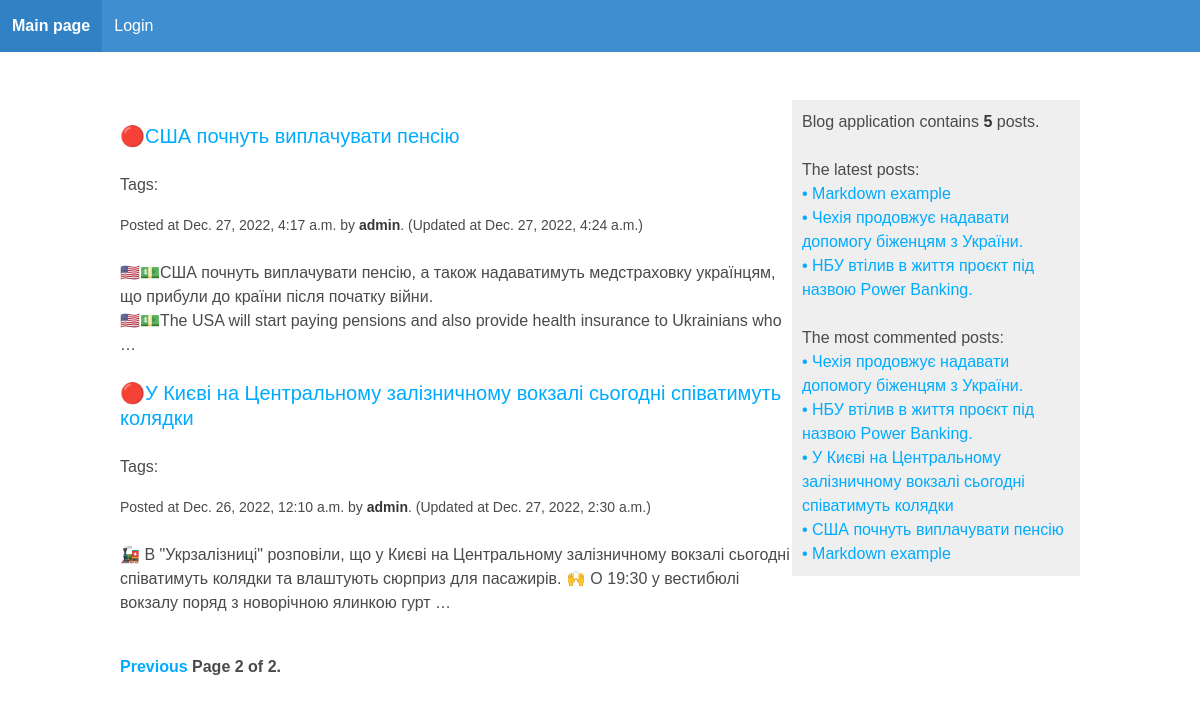
Screenshot of /blog/?page=2 with the database file from the repository.
### blog/models.py (models this page shows, shortened)
class Post(models.Model):
    STATUS_CHOICES = (
        ('draft', 'Draft'),
        ('published', 'Published')
    )
    title = models.CharField(max_length=200)  # Назва
    slug = models.SlugField(
        max_length=200,
        unique_for_date='publish',
    )  # Відображається в адресному рядку
    author = models.ForeignKey(
        User,
        on_delete=models.CASCADE,  # Видалення всіх постів користувача, якщо видалили користувача
        related_name='blog_posts'
    )
    body = models.TextField()
    publish = models.DateTimeField(default=timezone.now)  # Щоб знати дату публікації
    created = models.DateTimeField(auto_now_add=True)  # Щоб знати коли було створено користувача
    updated = models.DateTimeField(auto_now=True)  # Щоб знати дату оновлення
    status = models.CharField(
        max_length=10,
        choices=STATUS_CHOICES,
        default='draft'
    )
    tags = TaggableManager()
    objects = models.Manager
    published = PublishedManager()
    draft = DraftManager()
    class Meta:
        ordering = ('-publish', )  # Щоб найновіші пости відображались першими
    def get_absolute_url(self):
        return reverse(
            'blog:post_details',
            args=[
                self.publish.year,
                self.publish.month,
                self.publish.day,
                self.slug
            ])

### blog/views.py (the view)
# urls.py: path('', views.post_list, name='post_list'),
def post_list(request, tag_slug=None):
    object_list = Post.published.all()
    tag = None
    if tag_slug:
        tag = get_object_or_404(Tag, slug=tag_slug)
        object_list = object_list.filter(tags__in=[tag])
    paginator = Paginator(object_list, 3)
    page = request.GET.get('page')
    try:
        posts = paginator.page(page)
    except PageNotAnInteger:
        posts = paginator.page(1)
    except EmptyPage:
        posts = paginator.page(paginator.num_pages)
    context = {
        'page': page,
        'posts': posts,
        'tag': tag
    }
    return render(
        request,
        'blog/post/post_list.html',
        context
    )

### blog/models.py (called while the page is built)
    def get_queryset(self):
        return super().get_queryset().filter(status='published')

### blog/templatetags/blog_tags.py (called while the page is built)
@register.simple_tag
def total_posts():
    return Post.published.count()

@register.inclusion_tag('blog/post/latest_posts.html')
def show_latest_posts(count=5):
    latest_posts = Post.published.order_by('-publish')[:count]
    return {'latest_posts': latest_posts}

@register.simple_tag
def get_most_commented_posts(count=5):
    return Post.published.annotate(
        total_comments=Count('comments')
    ).order_by('-total_comments')[:count]

@register.filter(name='markdown')
def markdown_format(text):
    return mark_safe(markdown.markdown(text))

### blog/templates/blog/post/post_list.html (shortened to what this page needs)
{% extends 'blog/_base.html' %}
{% load blog_tags %}
{% block content %}
<br>
{% for post in posts %}
<div class="post block">
    <h4 class="subtitle">
        <a href="{{ post.get_absolute_url }}">
            🔴{{ post.title }}
        </a>
    </h4>
    <p class="tags">
        Tags:
    </p>
    <small>
        Posted at {{ post.publish }} by <strong>{{ post.author }}</strong>. (Updated at {{ post.updated }})
    </small>
    <br>
    <br>
    {{ post.body|markdown|truncatewords_html:30 }}
</div>
{% endfor %}
{% include "pagination.html" with page=posts %}
{% endblock content %}

### blog/templates/blog/_base.html (shortened to what this page needs)
{% load blog_tags %}
{% load static %}
<!doctype html>
<html lang="en">
<head>
    <link rel="stylesheet" href="https://cdn.jsdelivr.net/npm/bulma@0.9.1/css/bulma.min.css">
    <link rel="stylesheet" href="{% static 'css/blog.css' %}">
</head>
<body>
<main>
    <nav class="navbar is-info">
        <div class="navbar-brand">
            <a href="{% url 'blog:post_list' %}" class="navbar-item"><strong>Main page</strong></a>
            <a href="{% url 'admin:index' %}" class="navbar-item">Login</a>
        </div>
    </nav>
    <section class="section">
        <div class="container">
            <div id="sidebar">
                <p>Blog application contains <strong>{% total_posts %}</strong> posts.</p>
                <br>
                <h3>The latest posts:</h3>
                {% show_latest_posts 3 %}
                <br>
                <h3>The most commented posts:</h3>
                {% get_most_commented_posts as the_most_commented_posts %}
                <ul>
                    {% for post in the_most_commented_posts %}
                    <li>
                        <a href="{{ post.get_absolute_url }}">• {{ post.title }}</a>
                    </li>
                    {% endfor %}
                </ul>
            </div>
            {% block content %}
            {% endblock %}
        </div>
    </section>
</main>
</body>
</html>

### blog/templates/blog/post/latest_posts.html
<ul>
  {% for post in latest_posts %}
    <li>
      <a href="{{ post.get_absolute_url }}">• {{ post.title }}</a>
    </li>
  {% endfor %}
</ul>

### blog/static/css/blog.css (style rules this page uses)
body { margin:0; padding:0; font-family:helvetica, sans-serif; }
a { color:#00abff; text-decoration:none; }
#sidebar { float:right; width:30%; padding:10px; background:#efefef; height:100%; }

### rows the page displays
Post: title "Markdown example"
Post: title "Чехія продовжує надавати допомогу біженцям з України."
Post: title "НБУ втілив в життя проєкт під назвою Power Banking."
Post: title "У Києві на Центральному залізничному вокзалі сьогодні співатимуть колядки", publish "Dec. 26, 2022, 12:10 a.m.", author "admin", updated "Dec. 27, 2022, 2:30 a.m.", body "🚂 В \"Укрзалізниці\" розповіли, що у Києві на Центральному залізничному вокзалі сьогодні співатимуть колядки та влаштують сюрприз для пасажирів. 🙌 О 19:30 у вестибюлі вокзалу поряд з новорічною ялинкою гурт …"
Post: title "США почнуть виплачувати пенсію", publish "Dec. 27, 2022, 4:17 a.m.", author "admin", updated "Dec. 27, 2022, 4:24 a.m.", body "🇺🇸💵США почнуть виплачувати пенсію, а також надаватимуть медстраховку українцям, що прибули до країни після початку війни. 🇺🇸💵The USA will start paying pensions and also provide health insurance to Ukrainians who …"

### other values shown
{{ page.number }} "2"
{{ page.paginator.num_pages }} "2"
